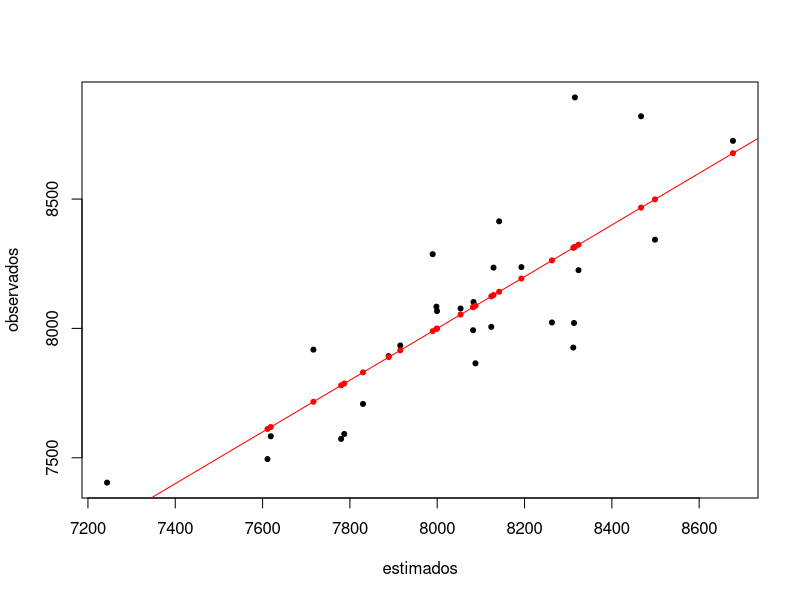
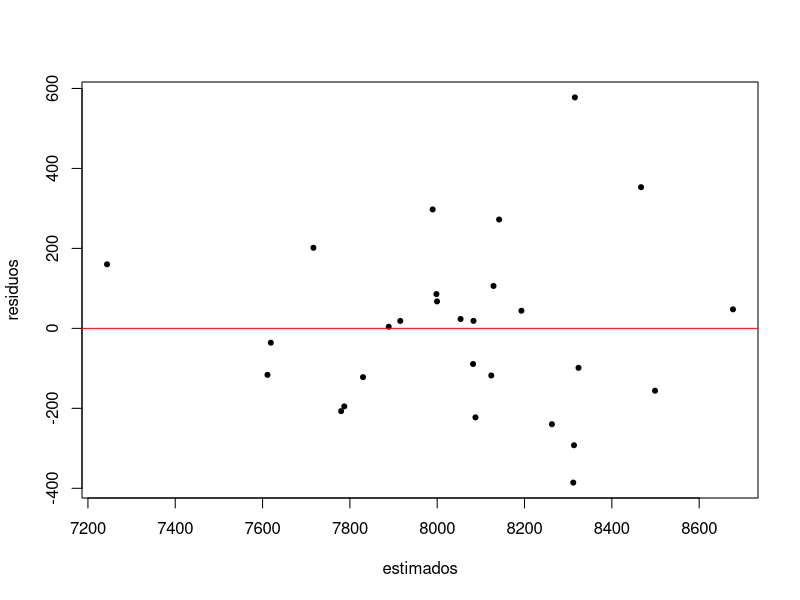
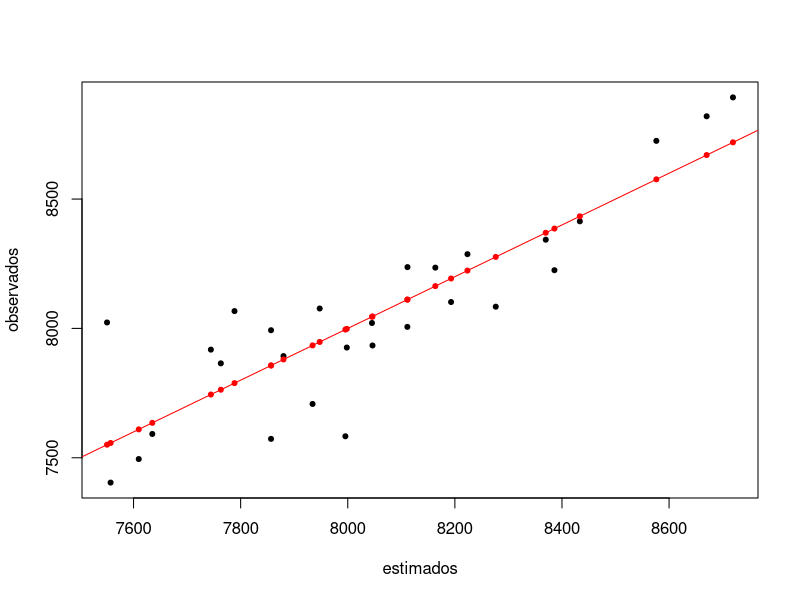
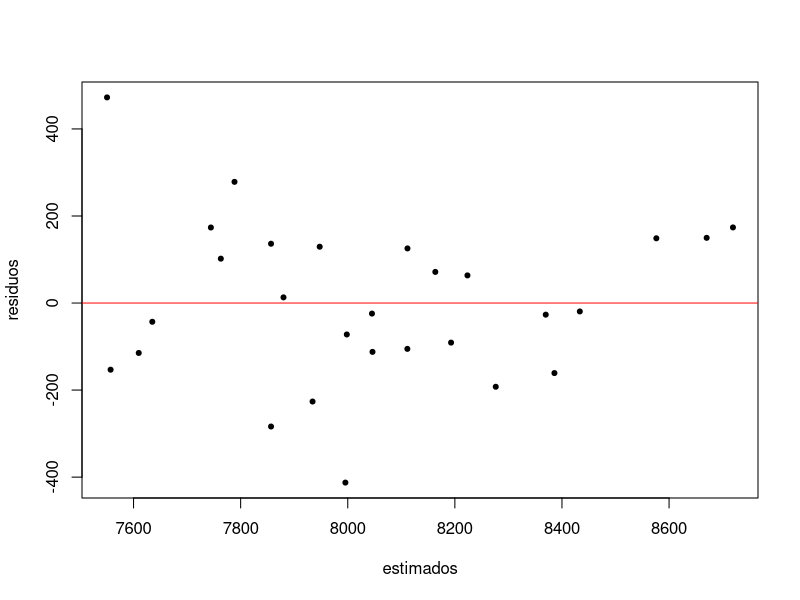
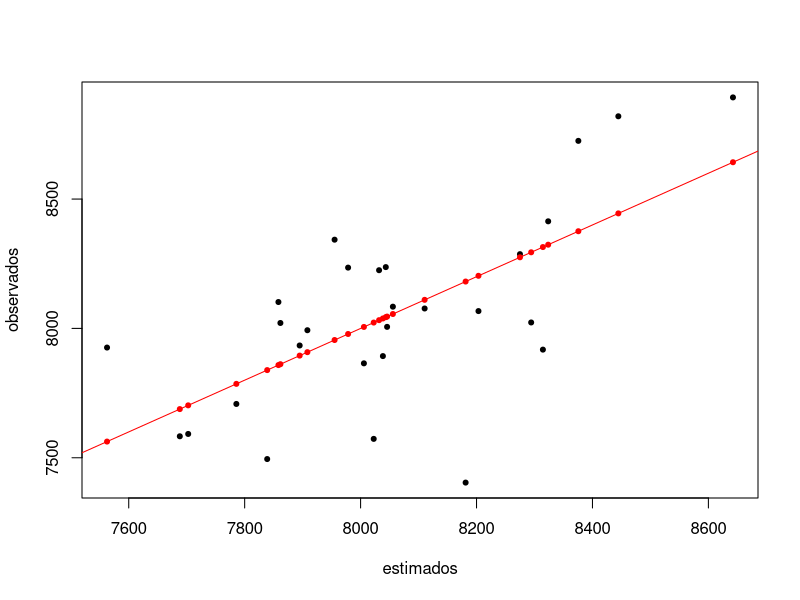
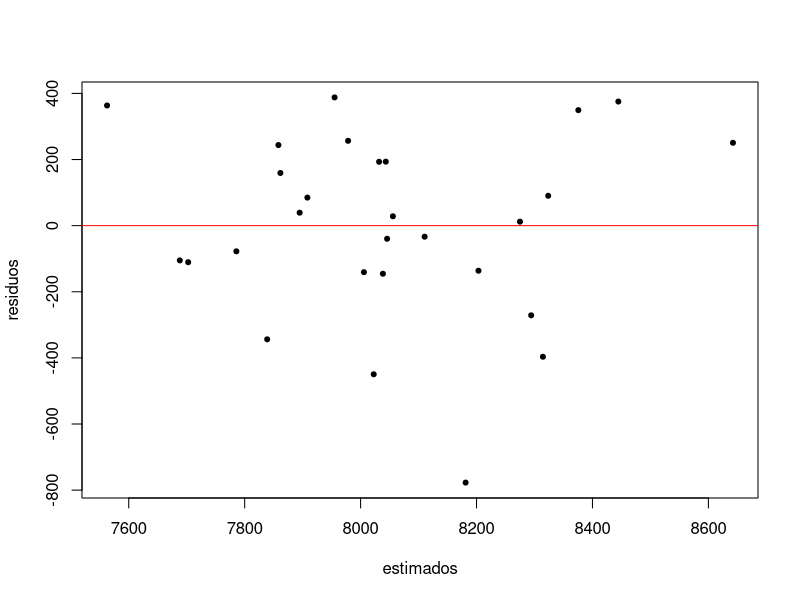
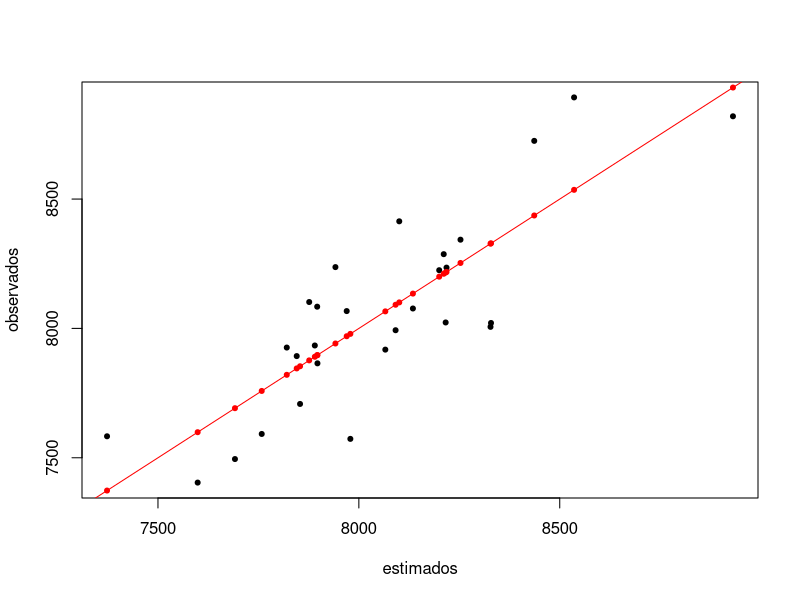
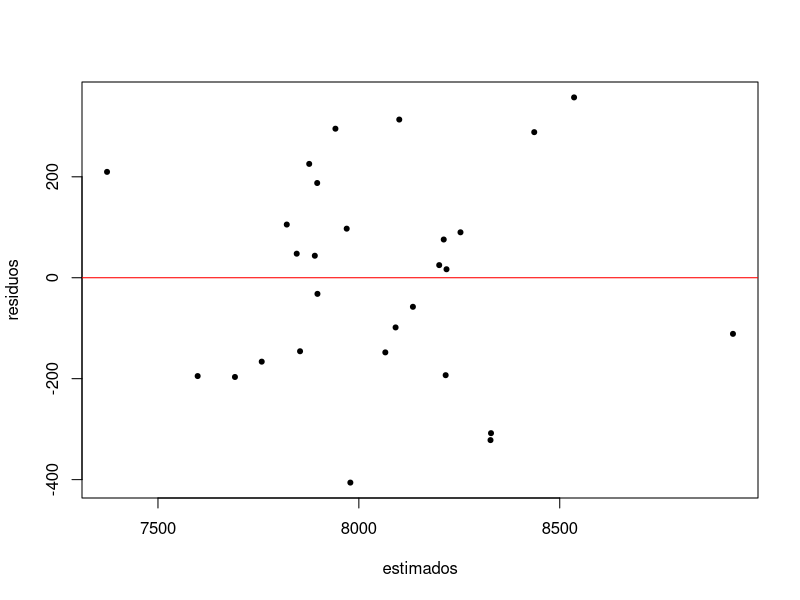

These charts were generated, in order, by the following R code:
## ---- chunk 1
#| label: leer-datos
Decathlon <- read.csv("Decathlon.csv", row.names = 1)
lab <- rownames(Decathlon)
Decathlon
## ---- chunk 2
graficar_modelos <- function(modelo) {
  res <- list()
  res$estimados_observados <- function(mostrar_texto = FALSE) {
    plot(modelo$fitted.values, Decathlon$Points, pch = 20, xlab = "estimados", ylab = "observados")
    abline(0, 1, col = "red")

    if (mostrar_texto) text(modelo$fitted.values, Decathlon$Points,labels=lab,pos=3,offset(0.5));

    points(modelo$fitted.values, modelo$fitted.values, pch = 20, col = "red")
  }

  res$estimados_residuos <- function(mostrar_texto = FALSE) {
    plot(modelo$fitted.values, modelo$residuals, pch = 20, xlab = "estimados", ylab = "residuos")
    abline(0, 0, col = "red")

    if (mostrar_texto) text(modelo$fitted.values, modelo$residuals, labels = lab, pos = 3, offset(0.5));
  }

  return(res)
}
## ---- chunk 3
#| label: modelo-velocidades
mod_vel <- lm(
  Points ~ X100m + X400m + X1500m + X110m.hurdle,
  data = Decathlon
)
summary(mod_vel)

mod_vel_graficos <- graficar_modelos(mod_vel)
mod_vel_graficos$estimados_observados()
mod_vel_graficos$estimados_residuos()
## ---- chunk 4
#| label: modelo-saltos
mod_saltos <- lm(
  Points ~ Long.jump + High.jump + Pole.vault,
  data = Decathlon
)
summary(mod_saltos)

mod_saltos_graficos <- graficar_modelos(mod_saltos)
mod_saltos_graficos$estimados_observados()
mod_saltos_graficos$estimados_residuos()
## ---- chunk 5
#| label: modelo-lanzamientos
mod_lanzamientos <- lm(
  Points ~ Discus + Javeline + Shot.put,
  data = Decathlon
)
summary(mod_lanzamientos)

mod_lanzamientos_graficos <- graficar_modelos(mod_lanzamientos)
mod_lanzamientos_graficos$estimados_observados()
mod_lanzamientos_graficos$estimados_residuos()
## ---- chunk 6
extraer_estadistica_f <- function(modelo) {
  return(summary(modelo)$fstatistic[1])
}

obtener_p_valor_de_estadistica_f <- function(modelo) {
  s <- summary(modelo)

  fval <- s$fstatistic["value"]
  df1 <- s$fstatistic["numdf"]
  df2 <- s$fstatistic["dendf"]

  return(pf(fval, df1, df2, lower.tail = FALSE))
}

extraer_info_t_student <- function(modelo) {
  df <- as.data.frame(summary(modelo)$coefficients)
  df <- df[-1, c(-1, -2)]

  df$es_significativo <- df[, 2] < 0.05
  return(df)
}
## ---- chunk 7
extraer_info_t_student(mod_vel)
## ---- chunk 8
extraer_info_t_student(mod_saltos)
## ---- chunk 9
extraer_info_t_student(mod_lanzamientos)
## ---- chunk 10
calcular_rse <- function(modelo) {
  k <- length(modelo$coefficients) - 1
  SSE <- sum(modelo$residuals**2)
  num_obs <- length(modelo$residuals)

  return(sqrt(SSE/(num_obs - (1+k))))
}
## ---- chunk 11
rse_modelos <- c(
  velocidades = calcular_rse(mod_vel),
  saltos = calcular_rse(mod_saltos),
  lanzamientos = calcular_rse(mod_lanzamientos)
)
rse_modelos
## ---- chunk 12
mod_6_1 <- lm(
  Points ~ X100m + I(Javeline^2) + I(Shot.put * X400m),
  data = Decathlon
)
summary(mod_6_1)

mod_6_1_graficos <- graficar_modelos(mod_6_1)
mod_6_1_graficos$estimados_observados()
mod_6_1_graficos$estimados_residuos()

extraer_estadistica_f(mod_6_1)
obtener_p_valor_de_estadistica_f(mod_6_1)
extraer_info_t_student(mod_6_1)

calcular_rse(mod_6_1)
## ---- chunk 13
mod_6_2 <- lm(
  Points ~ I(X1500m + Discus + X1500m*Discus + log(Long.jump)),
  data = Decathlon
)
summary(mod_6_2)

mod_6_2_graficos <- graficar_modelos(mod_6_2)
mod_6_2_graficos$estimados_observados()
mod_6_2_graficos$estimados_residuos()

extraer_estadistica_f(mod_6_2)
obtener_p_valor_de_estadistica_f(mod_6_2)
extraer_info_t_student(mod_6_2)

calcular_rse(mod_6_2)
